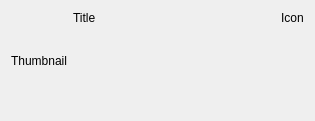
<?xml version="1.0" encoding="UTF-8"?>
<ui version="4.0">
 <class>NotificationWidget</class>
 <widget class="QWidget" name="NotificationWidget">
  <property name="geometry">
   <rect>
    <x>0</x>
    <y>0</y>
    <width>315</width>
    <height>121</height>
   </rect>
  </property>
  <property name="windowTitle">
   <string>Уведомление</string>
  </property>
  <layout class="QHBoxLayout" name="horizontalLayout_2" stretch="0,1">
   <item>
    <widget class="QLabel" name="labelThumbnail">
     <property name="maximumSize">
      <size>
       <width>16777215</width>
       <height>100</height>
      </size>
     </property>
     <property name="text">
      <string>Thumbnail</string>
     </property>
    </widget>
   </item>
   <item>
    <layout class="QVBoxLayout" name="verticalLayout">
     <item>
      <layout class="QHBoxLayout" name="horizontalLayout" stretch="1,0">
       <item>
        <widget class="QLabel" name="labelTitle">
         <property name="text">
          <string>Title</string>
         </property>
        </widget>
       </item>
       <item>
        <widget class="QLabel" name="labelIcon">
         <property name="text">
          <string>Icon</string>
         </property>
        </widget>
       </item>
      </layout>
     </item>
     <item>
      <spacer name="verticalSpacer">
       <property name="orientation">
        <enum>Qt::Vertical</enum>
       </property>
       <property name="sizeHint" stdset="0">
        <size>
         <width>20</width>
         <height>40</height>
        </size>
       </property>
      </spacer>
     </item>
    </layout>
   </item>
  </layout>
 </widget>
 <resources/>
 <connections/>
</ui>
